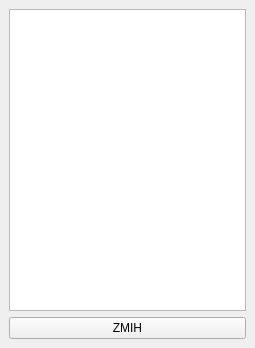
<?xml version="1.0" encoding="UTF-8"?>
<ui version="4.0">
 <class>MainWindow</class>
 <widget class="QMainWindow" name="MainWindow">
  <property name="geometry">
   <rect>
    <x>0</x>
    <y>0</y>
    <width>255</width>
    <height>348</height>
   </rect>
  </property>
  <property name="windowTitle">
   <string>MainWindow</string>
  </property>
  <widget class="QWidget" name="centralwidget">
   <layout class="QVBoxLayout" name="verticalLayout">
    <item>
     <widget class="QListWidget" name="listWidget"/>
    </item>
    <item>
     <widget class="QPushButton" name="btnBrowse">
      <property name="text">
       <string>ZMIH</string>
      </property>
     </widget>
    </item>
   </layout>
  </widget>
 </widget>
 <resources/>
 <connections/>
</ui>
